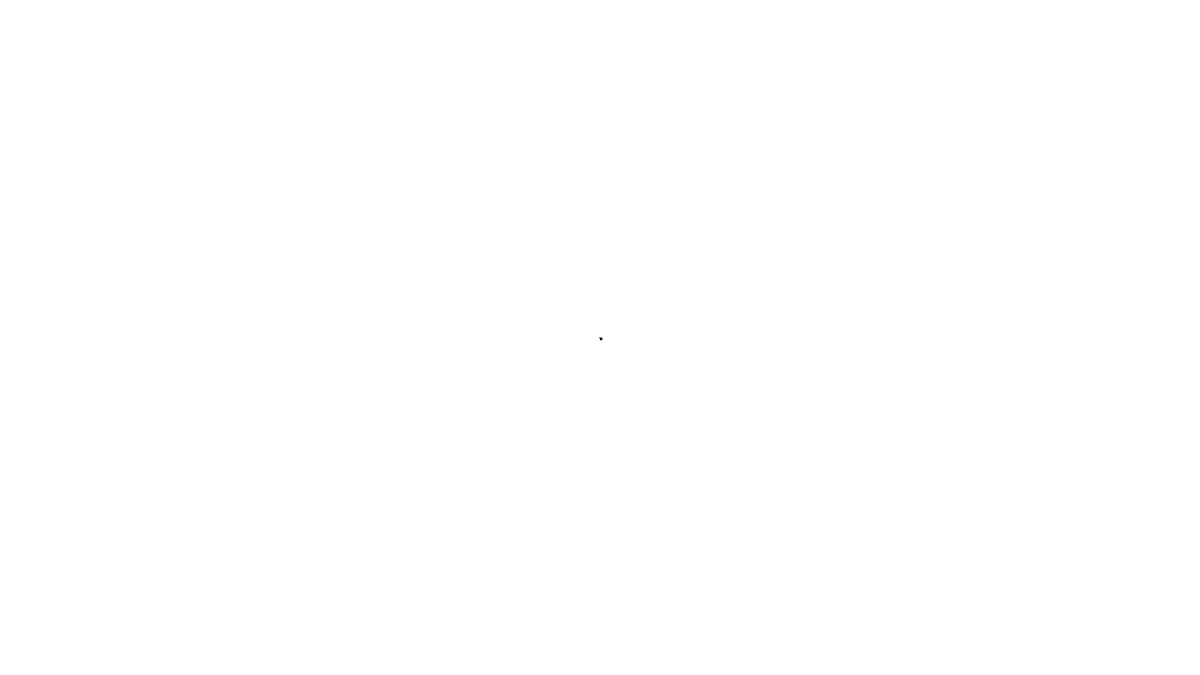
Frame 1 (no input)
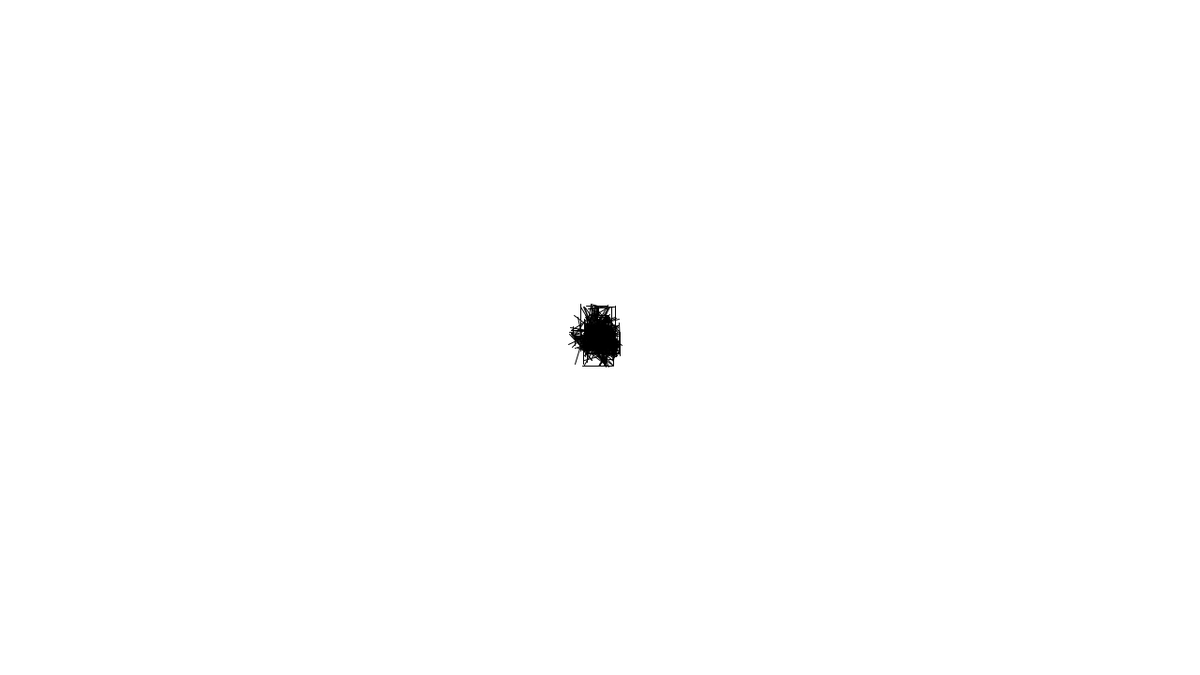
Frame 60 (the mouse pressed at the canvas centre just before this capture)
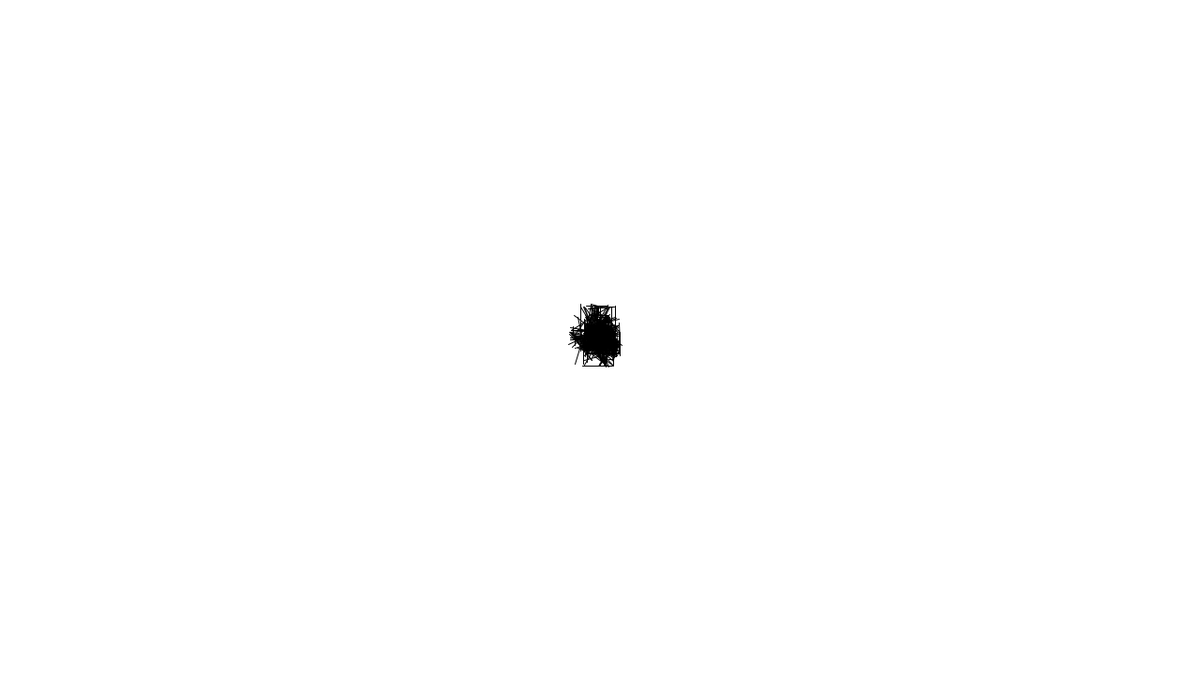
Frame 120 (the mouse held since frame 60 and released just before this capture)

The Processing sketch that drew these frames (run headless with seeded random() and noise(); from frame 60 on, the mouse is pressed at the canvas centre):

// Processing sketch: Mal
// ── Mal.pde
/*
Lucas Tonussi
http://tonussi.github.com

http://processingjs.org/reference/Array/
http://processingjs.org/reference/stroke_/
http://processingjs.org/reference/fill_/
*/

int cto = 3;
int reset = 0;
int n = 14;
int whiteout = 0;
float[] rx = new float[n];
float[] ry = new float[n];

void setup () {
  size (1280, 720);
  background (255);
  for (int i=0; i<n; i++) {
    rx[i] = width/2;
    ry[i] = height/2;
  }
}

void draw () {
  reset++;
  if (reset >= 1255) {
    background (255);
    for (int i=0; i<n; i++) {
      rx[i] = width/2;
      ry[i] = height/2;
    }
    reset = 0;
  }

  if (whiteout >= 20) {
    fill (255,255,255,20);
    rect (-10,-10,width+10,height+10);
    whiteout = 0;
  }

  for (int i=1;i<n;i++) {
    if (mousePressed) {
      rx[(int) random (0,n-1)] = mouseX;
      ry[(int) random (0,n-1)] = mouseY;
    } else {
      rx[(int) random (0,n-1)] -= random (-cto,cto);
      ry[(int) random (0,n-1)] -= random (-cto,cto);
    }
    line (rx[i-1],ry[i-1],rx[(int) random (0,n-1)],ry[(int) random (0,n-1)]);
  }
}
